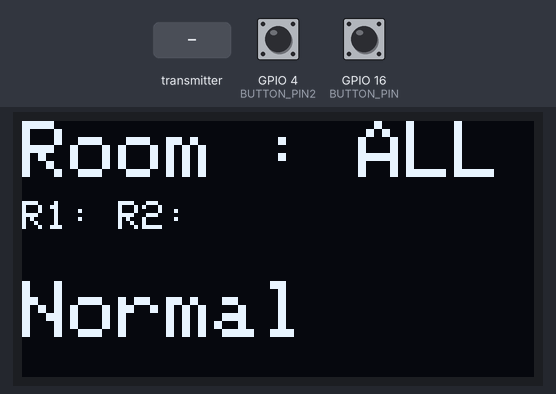
Simulated run of this sketch. Board: ESP32. Parts: 128×64 one-colour display. Inputs (shaded band) come from the test bench; at power-on: GPIO 4 (BUTTON_PIN2) HIGH, GPIO 16 (BUTTON_PIN) HIGH. Random numbers use the default seed unless the sketch sets one; what the sketch prints to the serial monitor is not drawn.

Above: at 1.2 s.

The sketch:

libralian_led.ino
```cpp
// (licence header left out)
#include <esp_now.h>
#include <WiFi.h>
#include <SPI.h>
#include <Wire.h>
#include <Adafruit_GFX.h>
#include <Adafruit_SSD1306.h>

uint8_t broadcastAddress1[] = {0x3C, 0x61, 0x05, 0x03, 0x6B, 0x74}; // maikan
uint8_t broadcastAddress2[] = {0x3C, 0x71, 0xBF, 0x0C, 0x45, 0xFC}; // winter

#define SCREEN_WIDTH 128 // pixel ความกว้าง
#define SCREEN_HEIGHT 64 // pixel ความสูง
#define BUTTON_PIN 16
#define BUTTON_PIN2 4

int lastState1 = HIGH; // the previous state from the input pin
int currentState1;
int lastState2 = HIGH; // the previous state from the input pin
int currentState2;

// กำหนดขาต่อ I2C กับจอ OLED
#define OLED_RESET     -1 //ขา reset เป็น -1 ถ้าใช้ร่วมกับขา Arduino reset
Adafruit_SSD1306 OLED(SCREEN_WIDTH, SCREEN_HEIGHT, &Wire, OLED_RESET);

int var = 0; // ตัวแปรสำหรับทดสอบแสดงผล
int oled = -1;
int room = 0;
String pass1 = "";
String pass2 = "";

// Structure example to receive data
// Must match the sender structure
typedef struct struct_message {
  int id;
  int x;
  String y;
}struct_message;

// Create a struct_message called myData
struct_message myData;
struct_message sentData;
// Create a structure to hold the readings from each board
struct_message board1;
struct_message board2;


// Create an array with all the structures
struct_message boardsStruct[3] = {board1, board2,};

esp_now_peer_info_t peerInfo;

// callback when data is sent
void OnDataSent(const uint8_t *mac_addr, esp_now_send_status_t status) {
  Serial.print("\r\nLast Packet Send Status:\t");
  Serial.println(status == ESP_NOW_SEND_SUCCESS ? "Delivery Success" : "Delivery Fail");
}

// callback function that will be executed when data is received
void OnDataRecv(const uint8_t * mac_addr, const uint8_t *incomingData, int len) {
  char macStr[18];
  Serial.print("Packet received from: ");
  snprintf(macStr, sizeof(macStr), "%02x:%02x:%02x:%02x:%02x:%02x",
           mac_addr[0], mac_addr[1], mac_addr[2], mac_addr[3], mac_addr[4], mac_addr[5]);
  Serial.println(macStr);
  memcpy(&myData, incomingData, sizeof(myData));
  // Serial.printf("Board ID %u: %u bytes\n", myData.id, len);
  // // Update the structures with the new incoming data
  // boardsStruct[myData.id-1].x = myData.x;
  // boardsStruct[myData.id-1].y = myData.y;
  // Serial.printf("x value: %d \n", boardsStruct[myData.id-1].x);
  // Serial.printf("y value: %d \n", boardsStruct[myData.id-1].y);
  // Serial.println();
  if(myData.id == 1){
    room = 1;
    if(myData.x == 0){
      Serial.println("smoke");
      oled = 0;
      delay(5000);
      room = 0;
      oled = -1;
    }
    else if (myData.x == 1){
      Serial.println("sound");
      oled = 1;
      delay(5000);
      room = 0;
      oled = -1;
    }
    else if (myData.x == 3){
      pass1 = myData.y;
      Serial.print("Room 1 password : ");
      Serial.println(pass1);
      room = 0;
    }
    else{
      Serial.println("people");
      oled = 2;
      delay(5000);
      room = 0;
      oled = -1;
    }
  }
  else{
    room = 2;
    if(myData.x == 0){
      Serial.println("smoke");
      oled = 0;
      delay(5000);
      oled = -1;
      room = 0;
    }
    else if (myData.x == 1){
      Serial.println("sound");
      oled = 1;
      delay(5000);
      room = 0;
      oled = -1;
    }
    else if (myData.x == 3){
      pass2 = myData.y;
      Serial.print("Room 2 password : ");
      Serial.println(pass2);
      room = 0;
    }
    else{
      Serial.println("people");
      oled = 2;
      delay(5000);
      room = 0;
      oled = -1;
    }
  }
}

void setup() {
  //Initialize Serial Monitor
  Serial.begin(115200);
   pinMode(BUTTON_PIN, INPUT_PULLUP);
   pinMode(BUTTON_PIN2, INPUT_PULLUP);

  //Set device as a Wi-Fi Station
  WiFi.mode(WIFI_STA);

  //Init ESP-NOW
  if (esp_now_init() != ESP_OK) {
    Serial.println("Error initializing ESP-NOW");
    return;
  }

  if (!OLED.begin(SSD1306_SWITCHCAPVCC, 0x3C)) { // สั่งให้จอ OLED เริ่มทำงานที่ Address 0x3C
    Serial.println("SSD1306 allocation failed");
  } else {
    Serial.println("ArdinoAll OLED Start Work !!!");
  }

  // Once ESPNow is successfully Init, we will register for recv CB to
  // get recv packer info
  esp_now_register_recv_cb(OnDataRecv);
  peerInfo.channel = 0;
  peerInfo.encrypt = false;
  memcpy(peerInfo.peer_addr, broadcastAddress1, 6);
  if (esp_now_add_peer(&peerInfo) != ESP_OK){
    Serial.println("Failed to add peer");
    return;
  }
  // register second peer
  memcpy(peerInfo.peer_addr, broadcastAddress2, 6);
  if (esp_now_add_peer(&peerInfo) != ESP_OK){
    Serial.println("Failed to add peer");
    return;
  }


  // Init ESP-NOW

  // Once ESPNow is successfully Init, we will register for Send CB to
  // get the status of Trasnmitted packet
  esp_now_register_send_cb(OnDataSent);

  // Register peer
  // memcpy(peerInfo.peer_addr, broadcastAddress1, 6);
  // peerInfo.channel = 0;
  // peerInfo.encrypt = false;
}

void loop() {
  OLED.clearDisplay(); // ลบภาพในหน้าจอทั้งหมด
  OLED.setTextColor(WHITE, BLACK);  //กำหนดข้อความสีขาว ฉากหลังสีดำ
  OLED.setCursor(0, 0); // กำหนดตำแหน่ง x,y ที่จะแสดงผล
  OLED.setTextSize(2); // กำหนดขนาดตัวอักษร
  OLED.print("Room : "); // แสดงผลข้อความ ALL
  if(room == 0){
    OLED.println("ALL");
  }
  else{
    OLED.println(room);
  }
  OLED.setCursor(0, 20);
  OLED.setTextSize(1);
  OLED.print("R1:");
  OLED.print(pass1);
  OLED.print(" R2:");
  OLED.println(pass2);
  OLED.setCursor(0, 40);
  OLED.setTextSize(2);
  if(oled == -1){
    OLED.println("Normal");
  }
  else if (oled == 0){
    OLED.println("Smoke");
  }
  else if (oled == 1){
    OLED.println("Too loud");
  }
  else{
    OLED.println("Many People");
  }
  //OLED.println(oled); // แสดงผลข้อความ ALL

  OLED.display(); // สั่งให้จอแสดงผล
   currentState1 = digitalRead(BUTTON_PIN);
   currentState2 = digitalRead(BUTTON_PIN2);
   //Serial.println(currentState2);

  if(lastState1 == LOW && currentState1 == HIGH){
    sentData.id = 1;
    sentData.x = random(0,50);

    // Send message via ESP-NOW
    esp_err_t result = esp_now_send(broadcastAddress1, (uint8_t *) &sentData, sizeof(sentData));
    if (result == ESP_OK) {
      Serial.println("Sent with success");
    }
    else {
      Serial.println("Error sending the data");
    }
  }

    if(lastState2 == LOW && currentState2 == HIGH){
    sentData.id = 2;
    sentData.x = random(0,50);

    // Send message via ESP-NOW
    esp_err_t result = esp_now_send(broadcastAddress2, (uint8_t *) &sentData, sizeof(sentData));
    if (result == ESP_OK) {
      Serial.println("Sent with success");
    }
    else {
      Serial.println("Error sending the data");
    }
  }

  // save the last state
  lastState1 = currentState1;
  lastState2 = currentState2;
  delay(1000);
  // delay(5000);
}
```
